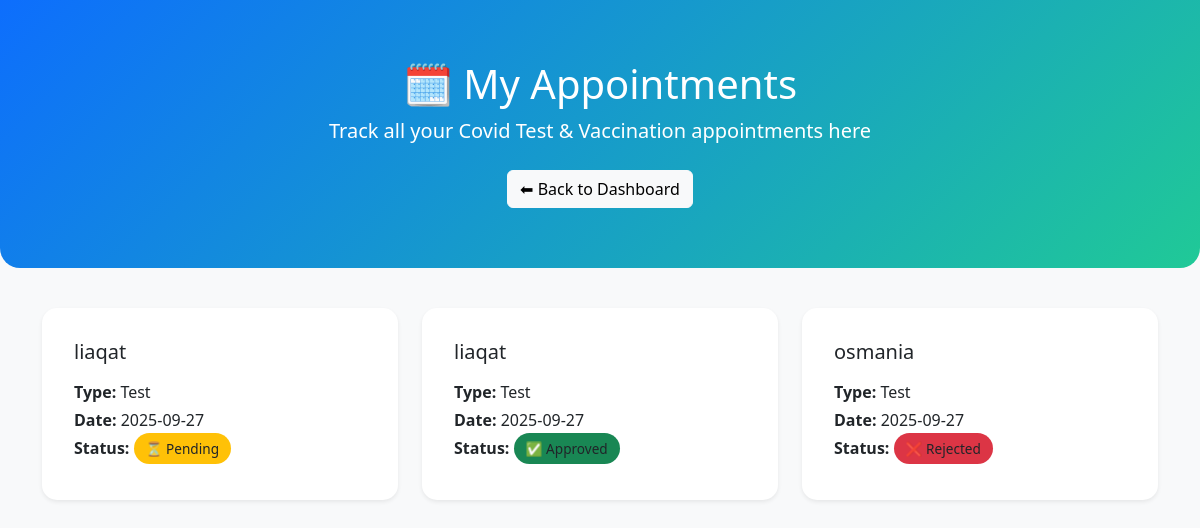
Screenshot of /patient_myappointments.php (signed in) with the database file from the repository.
### tables this page shows
CREATE TABLE `appointments` (
  `id` int(11) NOT NULL,
  `patient_id` int(11) NOT NULL,
  `hospital_id` int(11) NOT NULL,
  `vaccine_id` int(11) DEFAULT NULL,
  `type` enum('test','vaccination') NOT NULL,
  `appointment_date` date NOT NULL,
  `status` enum('pending','approved','rejected','completed') DEFAULT 'pending',
  `created_at` timestamp NOT NULL DEFAULT current_timestamp()
);

CREATE TABLE `users` (
  `id` int(11) NOT NULL,
  `name` varchar(100) NOT NULL,
  `email` varchar(100) NOT NULL,
  `password` varchar(255) NOT NULL,
  `phone` varchar(20) DEFAULT NULL,
  `address` text DEFAULT NULL,
  `role` enum('admin','hospital','patient') NOT NULL DEFAULT 'patient',
  `status` enum('pending','approved','rejected') DEFAULT 'approved',
  `created_at` timestamp NOT NULL DEFAULT current_timestamp()
);

### patient_myappointments.php (the view, shortened to what this page needs)
<?php
include 'connection.php';
$patient_id = $_SESSION['patient_id'];
$appointments = mysqli_query($conn,
    "SELECT a.*, u.name as hospital_name
     FROM appointments a
     JOIN users u ON a.hospital_id = u.id
     WHERE a.patient_id='$patient_id'
     ORDER BY a.created_at DESC");
?>
<!DOCTYPE html>
<html lang="en">
<head>
  <link rel="stylesheet" href="https://cdn.jsdelivr.net/npm/bootstrap@5.3.3/dist/css/bootstrap.min.css">
</head>
<body>
<div class="hero">
  <h1>🗓️ My Appointments</h1>
  <p class="lead">Track all your Covid Test & Vaccination appointments here</p>
  <a href="patient_dashboard.php" class="btn btn-light mt-2">⬅ Back to Dashboard</a>
</div>
<div class="container">
  <div class="row g-4">
    <?php if (mysqli_num_rows($appointments) > 0): ?>
      <?php while ($row = mysqli_fetch_assoc($appointments)) { ?>
        <div class="col-md-6 col-lg-4">
          <div class="card appointment-card shadow-sm p-3 h-100">
            <div class="card-body">
              <h5 class="card-title mb-3"><?php echo htmlspecialchars($row['hospital_name']); ?></h5>
              <p class="mb-1"><strong>Type:</strong> <?php echo ucfirst($row['type']); ?></p>
              <p class="mb-1"><strong>Date:</strong> <?php echo $row['appointment_date']; ?></p>
              <p class="mb-2">
                <strong>Status:</strong>
                <?php
                  if ($row['status'] == 'pending')
                    echo '<span class="status-badge bg-warning text-dark">⏳ Pending</span>';
                  elseif ($row['status'] == 'approved')
                    echo '<span class="status-badge bg-success">✅ Approved</span>';
                  elseif ($row['status'] == 'rejected')
                    echo '<span class="status-badge bg-danger">❌ Rejected</span>';
                  else
                    echo '<span class="status-badge bg-info">🎉 Completed</span>';
                ?>
              </p>
            </div>
          </div>
        </div>
      <?php } ?>
    <?php else: ?>
      <div class="col-12 text-center">
        <p class="lead text-muted">No appointments found yet. Book one from your dashboard!</p>
      </div>
    <?php endif; ?>
  </div>
</div>
</body>
</html>

### patient_myappointments.php (style rules this page uses)
body { background: #f8f9fa; font-family: 'Segoe UI', sans-serif; }
.hero { background: linear-gradient(135deg, #0d6efd, #20c997); color: white; padding: 60px 20px; text-align: center; border-radius: 0 0 20px 20px; margin-bottom: 40px; }
.appointment-card { border-radius: 15px; transition: 0.3s; border: none; }
.status-badge { font-size: 0.85rem; padding: 6px 12px; border-radius: 20px; }

### rows the page displays
appointments: users.name "liaqat", type "Test", appointment_date "2025-09-27", status "⏳ Pending"
appointments: users.name "liaqat", type "Test", appointment_date "2025-09-27", status "✅ Approved"
appointments: users.name "osmania", type "Test", appointment_date "2025-09-27", status "❌ Rejected"
